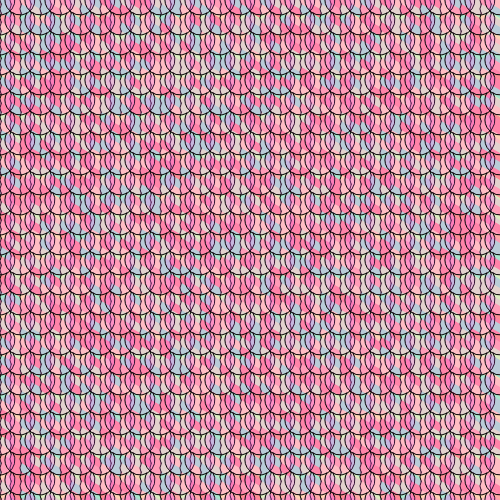
Frame 1 (no input)
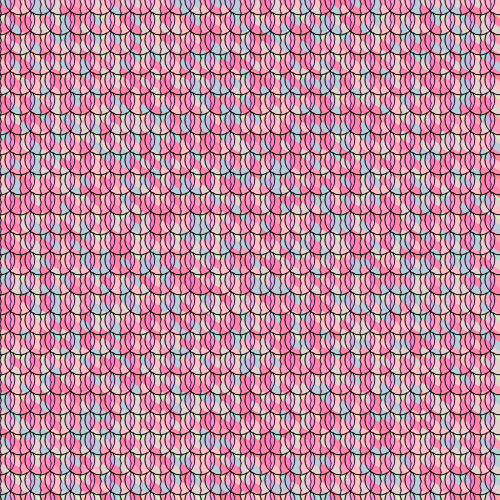
Frame 60 (no input)
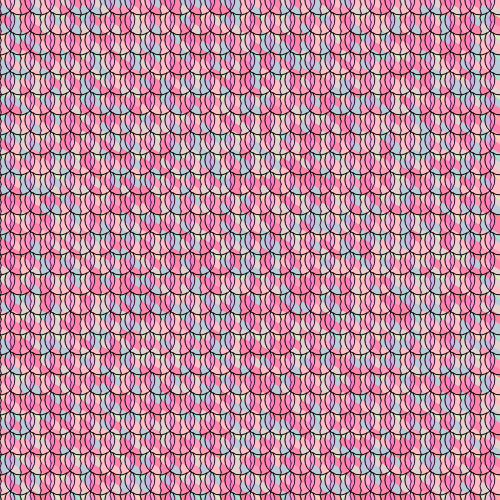
Frame 120 (the mouse pressed at the canvas centre since frame 60)

The p5.js sketch that drew these frames (run headless with seeded random() and noise() and a simulated clock; from frame 60 on, the mouse is pressed at the canvas centre):

// p5.js sketch
// ── sketch.js
var colorList = ['#A8E6CE',
                 '#DCEDC2',
                 '#FFD3B5',
                 '#FFAAA6',
                 '#FF8C94']

function setup() {
  createCanvas(500,500);
  angleMode(DEGREES);

}

function draw() {
  for (var x = 0; x < 510; x += 10) {
  for (var y = 0; y < 510; y += 9) {

  fill(random(colorList));
  arc(x,y,20,20,330,210);}
  }
  
  for (var x = 0; x < 510; x += 20) {
  for (var y = 0; y < 510; y += 20) {

  fill(360,100,300,50);
  arc(x,y,30,30,330,210);}
  }
}
